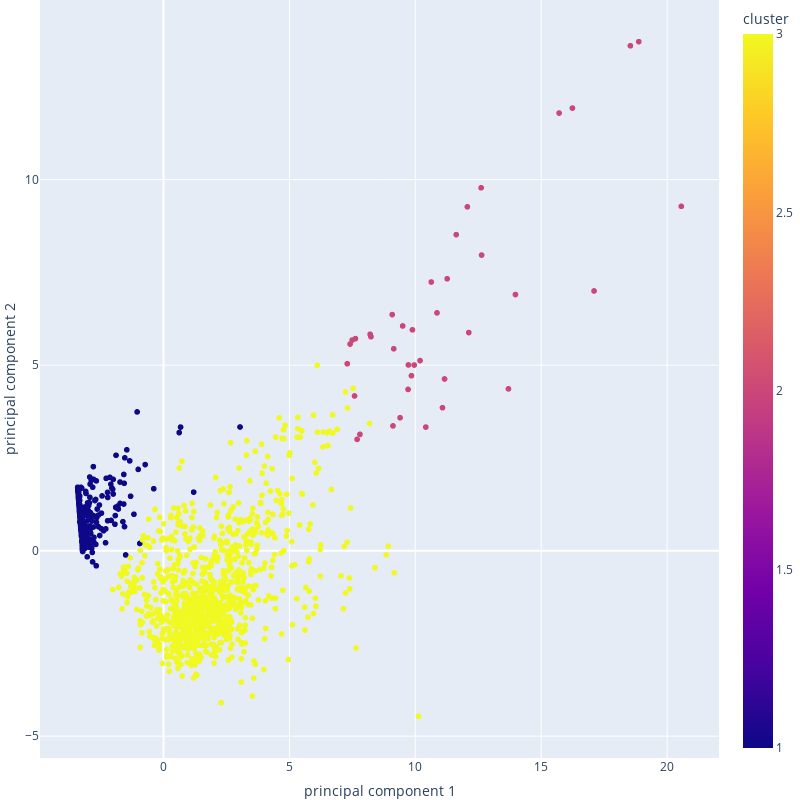

The cell this chart's notebook holds for it:
### Code cell
df_hc = main(2)

### Figure 1 — Plotly figure (JSON) as saved in the notebook; plotly's stock layout.template omitted (floating-point values rounded to 4 significant figures; data arrays with more than 128 entries replaced by an {"elided": "..."} marker saying what was removed)
{"data": [{"hovertemplate": "principal component 1=%{x}<br>principal component 2=%{y}<br>cluster=%{marker.color}<extra></extra>", "legendgroup": "", "marker": {"color": {"elided": "1773 int values"}, "coloraxis": "coloraxis", "symbol": "circle"}, "mode": "markers", "name": "", "showlegend": false, "type": "scattergl", "x": {"elided": "1773 float values"}, "xaxis": "x", "y": {"elided": "1773 float values"}, "yaxis": "y"}], "layout": {"coloraxis": {"colorbar": {"title": {"text": "cluster"}}, "colorscale": [[0, "#0d0887"], [0.1111, "#46039f"], [0.2222, "#7201a8"], [0.3333, "#9c179e"], [0.4444, "#bd3786"], [0.5556, "#d8576b"], [0.6667, "#ed7953"], [0.7778, "#fb9f3a"], [0.8889, "#fdca26"], [1, "#f0f921"]]}, "height": 800, "legend": {"tracegroupgap": 0}, "margin": {"b": 0, "l": 0, "r": 0, "t": 0}, "scene": {"xaxis": {"title": {"text": "PCA 1"}}, "yaxis": {"title": {"text": "PCA 2"}}}, "title": {"text": "Clusters"}, "width": 800, "xaxis": {"anchor": "y", "domain": [0, 1], "title": {"text": "principal component 1"}}, "yaxis": {"anchor": "x", "domain": [0, 1], "title": {"text": "principal component 2"}}}}
